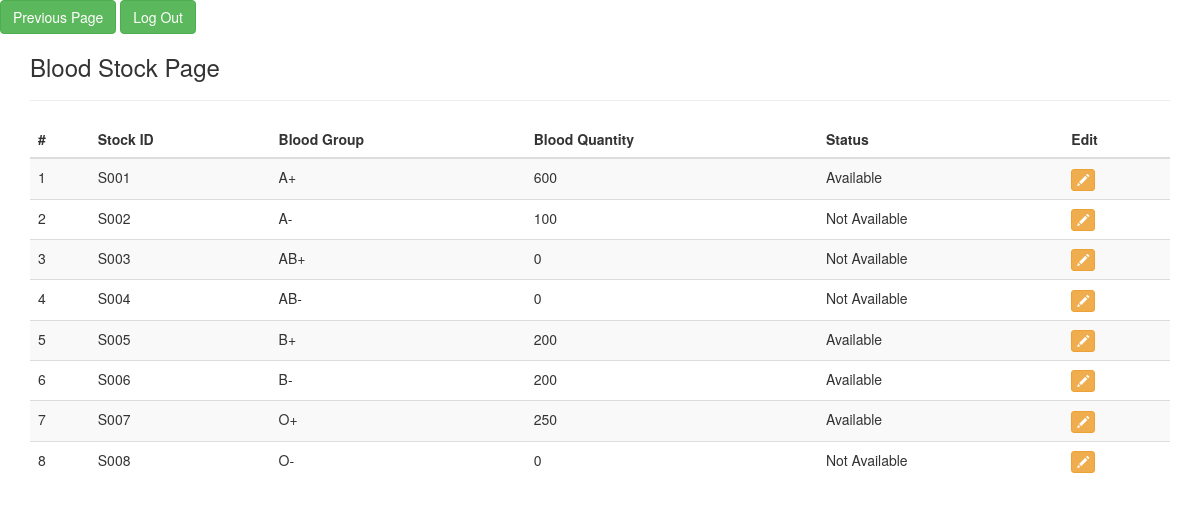
Screenshot of /php_files/bloodstockdetails.php with the database file from the repository.
### tables this page shows
CREATE TABLE `bloodstock` (
  `StockID` varchar(20) NOT NULL,
  `BloodGroup` varchar(20) NOT NULL,
  `BloodQuantity` int(11) NOT NULL,
  `Status` varchar(20) NOT NULL
);

### php_files/bloodstockdetails.php (the view, shortened to what this page needs)
<?php
require_once'bbmconfig.php';
?>
<!DOCTYPE html>
<html lang="en">
<head>
<link href="https://maxcdn.bootstrapcdn.com/bootstrap/3.3.0/css/bootstrap.min.css" rel="stylesheet">
</head>
<body>
<a href="bbsystem.php"><button class="btn btn-success">Previous Page</button></a>
<a href="index.php"><button class="btn btn-success">Log Out</button></a>
<div class="container">
<div class="row">
<div class="col-md-12">
<h3>Blood Stock Page</h3> <hr />
<div class="table-responsive">
<table id="mytable" class="table table-bordred table-striped">
<thead>
<th>#</th>
<th>Stock ID</th>
<th>Blood Group</th>
<th>Blood Quantity</th>
<th>Status</th>
<th>Edit</th>
</thead>
<tbody>
<?php
$sql =mysqli_query($con, "call BloodStockDetails()");
$cnt=1;
$row=mysqli_num_rows($sql);
if($row>0){
while ($result=mysqli_fetch_array($sql)) {
?>
<tr>
<td><?php echo htmlentities($cnt);?></td>
<td><?php echo htmlentities($result['StockID']);?></td>
<td><?php echo htmlentities($result['BloodGroup']);?></td>
<td><?php echo htmlentities($result['BloodQuantity']);?></td>
<td><?php echo htmlentities($result['Status']);?></td>
<td><a href="editStock.php?id=<?php echo htmlentities($result['StockID']);?>"><button class="btn btn-warning btn-xs"><span class="glyphicon glyphicon-pencil"></span></button></a></td>
</tr>
<?php
$cnt++;
} } else { ?>
<tr>
<td colspan="9" style="color:red; font-weight:bold;text-align:center;"> No Record found</td>
</tr>
<?php } ?>
</tbody>
</table>
</div>
</div>
</div>
</div>
</body>
</html>

### rows the page displays
bloodstock: StockID "S001", BloodGroup "A+", BloodQuantity "600", Status "Available"
bloodstock: StockID "S002", BloodGroup "A-", BloodQuantity "100", Status "Not Available"
bloodstock: StockID "S003", BloodGroup "AB+", BloodQuantity "0", Status "Not Available"
bloodstock: StockID "S004", BloodGroup "AB-", BloodQuantity "0", Status "Not Available"
bloodstock: StockID "S005", BloodGroup "B+", BloodQuantity "200", Status "Available"
bloodstock: StockID "S006", BloodGroup "B-", BloodQuantity "200", Status "Available"
bloodstock: StockID "S007", BloodGroup "O+", BloodQuantity "250", Status "Available"
bloodstock: StockID "S008", BloodGroup "O-", BloodQuantity "0", Status "Not Available"
